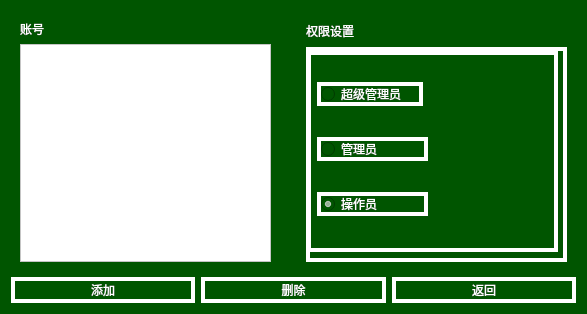
<?xml version="1.0" encoding="UTF-8"?>
<ui version="4.0">
 <class>manageforrenyuan</class>
 <widget class="QWidget" name="manageforrenyuan">
  <property name="geometry">
   <rect>
    <x>0</x>
    <y>0</y>
    <width>587</width>
    <height>314</height>
   </rect>
  </property>
  <property name="windowTitle">
   <string>Form</string>
  </property>
  <property name="styleSheet">
   <string notr="true">QWidget 
{
	background-color: rgb(0, 85, 0);
	color: rgb(255, 255, 255);
}
QLabel
{
 border-style:none;
font: 9pt &quot;微软雅黑&quot;;

}

QPushButton:hover
{
border-style:solid;
font: 9pt &quot;微软雅黑&quot;;
border-width:4px;
background-color: rgb(255, 170, 127);
color: rgba(255, 255, 255, 255);
}

QPushButton:!hover
{
border-style:solid;
font: 9pt &quot;微软雅黑&quot;;
border-width:4px;
background-color:rgb(0, 85, 0);
color: rgba(255, 255, 255, 255);
}

QTabBar:tab:selected
{
	font: 9pt &quot;微软雅黑&quot;;
	background-color: rgb(255, 170, 127);
}
QTabBar:tab:!selected
{
	font: 9pt &quot;微软雅黑&quot;;
	background-color: rgb(0, 85, 0);
}
QLineEdit
{
	color: rgb(0, 0, 0);
	background-color: rgb(255, 255, 255);
}
QTableWidget
{
	
	background-color: rgb(0, 85, 0);

}

QListWidget
{
	
	color: rgb(0, 0, 0);
	background-color: rgb(255, 255, 255);

}
QListWidget::item
{
	color: rgb(0, 0, 0);
	
	border-style:none;
	font: 9pt &quot;微软雅黑&quot;;
	
	border-bottom-style:solid;
	border-bottom-width:4px;
	border-bottom-color:rgb(0, 85, 0);
	background-color: rgb(255, 255, 255);

}
QListWidget::item:hover
{
	color: rgb(0, 0, 0);
	
	background-color: rgb(85, 255, 255);
}
QListWidget::item:!hover
{
	color: rgb(0, 0, 0);
	background-color: rgb(255, 255, 255);
}

QListWidget::item:selected
{
	color: rgb(0, 0, 0);
	background-color: rgb(255, 0, 0);
}
/*
QListWidget::item:!selected
{
	color: rgb(0, 0, 0);
	background-color: rgb(255, 255, 255);
}*/




QComboBox
{
	background-color: rgb(255, 255, 255);
	
	color: rgb(0, 0, 0);
}
QComboBox::drop-down
{
 	width:47px;
	border-image: url(:/arrow_down.png);	
}
QCheckBox
{
	font: 9pt &quot;微软雅黑&quot;;

}

QMenuBar
{
	background-color:transparent;

}

QMenuBar::item
{
	background-color: rgb(0, 85, 0);
}
QMenuBar::item:selected
{
	background-color: rgb(255, 170, 0);
}
QMenuBar::item:!selected
{
	
	background-color: rgb(0, 85, 0);
}</string>
  </property>
  <layout class="QVBoxLayout" name="verticalLayout_4">
   <item>
    <layout class="QHBoxLayout" name="horizontalLayout_2" stretch="1,1">
     <property name="rightMargin">
      <number>0</number>
     </property>
     <item>
      <widget class="QWidget" name="widget_3" native="true">
       <layout class="QVBoxLayout" name="verticalLayout_3">
        <property name="rightMargin">
         <number>20</number>
        </property>
        <item>
         <widget class="QLabel" name="label_2">
          <property name="text">
           <string>账号</string>
          </property>
         </widget>
        </item>
        <item>
         <widget class="QListWidget" name="caozuorenyuan"/>
        </item>
       </layout>
      </widget>
     </item>
     <item>
      <widget class="QWidget" name="widget" native="true">
       <layout class="QVBoxLayout" name="verticalLayout_2" stretch="1,10">
        <item>
         <widget class="QLabel" name="label">
          <property name="text">
           <string>权限设置</string>
          </property>
         </widget>
        </item>
        <item>
         <widget class="QWidget" name="widget_2" native="true">
          <property name="styleSheet">
           <string notr="true">border-style:solid;
border-color:rgb(255, 255, 255);
border-width:4px;</string>
          </property>
          <widget class="QRadioButton" name="guanli">
           <property name="geometry">
            <rect>
             <x>11</x>
             <y>90</y>
             <width>111</width>
             <height>24</height>
            </rect>
           </property>
           <property name="text">
            <string>管理员</string>
           </property>
           <property name="checkable">
            <bool>true</bool>
           </property>
           <property name="checked">
            <bool>false</bool>
           </property>
          </widget>
          <widget class="QRadioButton" name="chaoji">
           <property name="geometry">
            <rect>
             <x>11</x>
             <y>35</y>
             <width>106</width>
             <height>24</height>
            </rect>
           </property>
           <property name="text">
            <string>超级管理员</string>
           </property>
           <property name="checkable">
            <bool>true</bool>
           </property>
          </widget>
          <widget class="QRadioButton" name="caozuoyuan">
           <property name="geometry">
            <rect>
             <x>11</x>
             <y>145</y>
             <width>111</width>
             <height>24</height>
            </rect>
           </property>
           <property name="text">
            <string>操作员</string>
           </property>
           <property name="checked">
            <bool>true</bool>
           </property>
          </widget>
          <widget class="QLabel" name="label_3">
           <property name="geometry">
            <rect>
             <x>1</x>
             <y>4</y>
             <width>251</width>
             <height>201</height>
            </rect>
           </property>
           <property name="minimumSize">
            <size>
             <width>251</width>
             <height>201</height>
            </size>
           </property>
           <property name="styleSheet">
            <string notr="true">background-color: rgba(255, 255, 255, 0);</string>
           </property>
           <property name="text">
            <string/>
           </property>
          </widget>
         </widget>
        </item>
       </layout>
      </widget>
     </item>
    </layout>
   </item>
   <item>
    <layout class="QHBoxLayout" name="horizontalLayout">
     <item>
      <widget class="QPushButton" name="pushButton_2">
       <property name="text">
        <string>添加</string>
       </property>
      </widget>
     </item>
     <item>
      <widget class="QPushButton" name="det">
       <property name="text">
        <string>删除</string>
       </property>
      </widget>
     </item>
     <item>
      <widget class="QPushButton" name="pushButton">
       <property name="text">
        <string>返回</string>
       </property>
      </widget>
     </item>
    </layout>
   </item>
  </layout>
 </widget>
 <resources/>
 <connections/>
</ui>
